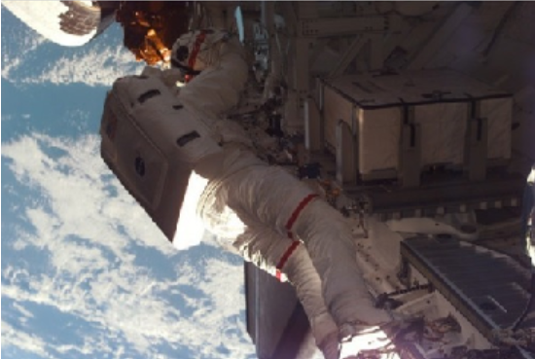
#> input picture 示例代码/直方图与图像增强/image/space.png, 536 x 359 px, found by its file name
$ jupyter execute 'gamma矫正.ipynb'
#> lines starting #> are read from the running program, lines starting #| are printed output that depends on the picture
### gamma矫正
矫正公式：
$f(x)=x^{\gamma}$

[cell 1]
import cv2
import numpy as np

img = cv2.imread('image\space.png')
#> img is the input picture: shape (359, 536, 3); mean B, G, R 99.3, 97.2, 102.2
img = cv2.cvtColor(img,cv2.COLOR_BGR2GRAY)
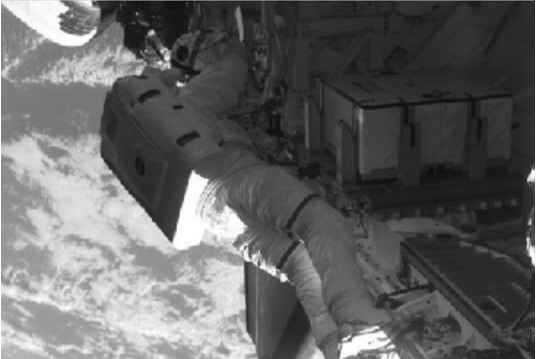
#> img: shape (359, 536); min 13, max 255, mean 99
img = img/255.
img1 = np.power(img/float(np.max(img)), 1.5)
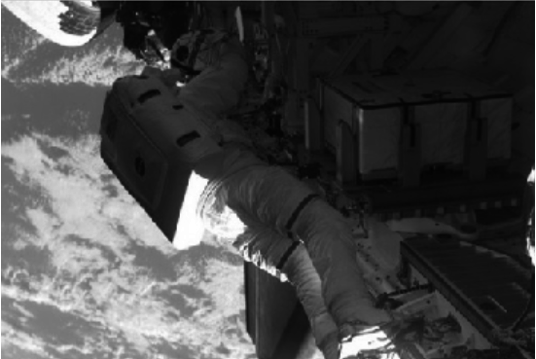
#> img1: shape (359, 536) float64; min 0.0115, max 1, mean 0.281

img2 = np.power(img/float(np.max(img)), 1/1.5)
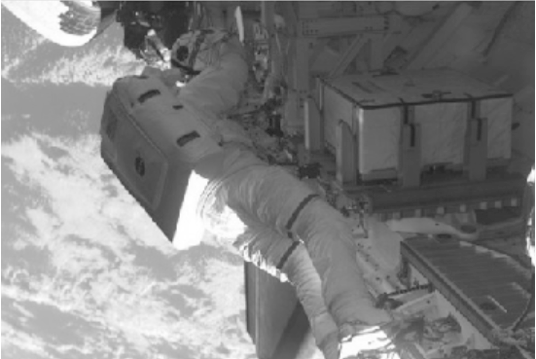
#> img2: shape (359, 536) float64; min 0.137, max 1, mean 0.507

#print(img1)
imgs = np.hstack((img, img1, img2))
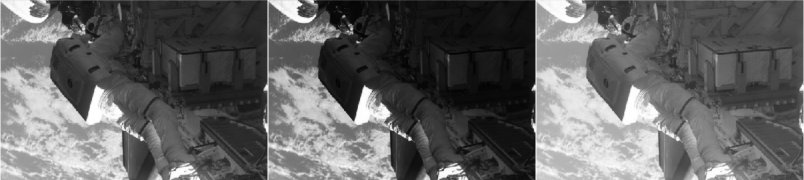
#> imgs: shape (359, 1608) float64 (shown at 1/2 size); min 0.0115, max 1, mean 0.392
cv2.imshow('org, gamma=1.5, gamma=1/1.5',imgs)
cv2.waitKey(0)
cv2.destroyAllWindows()
